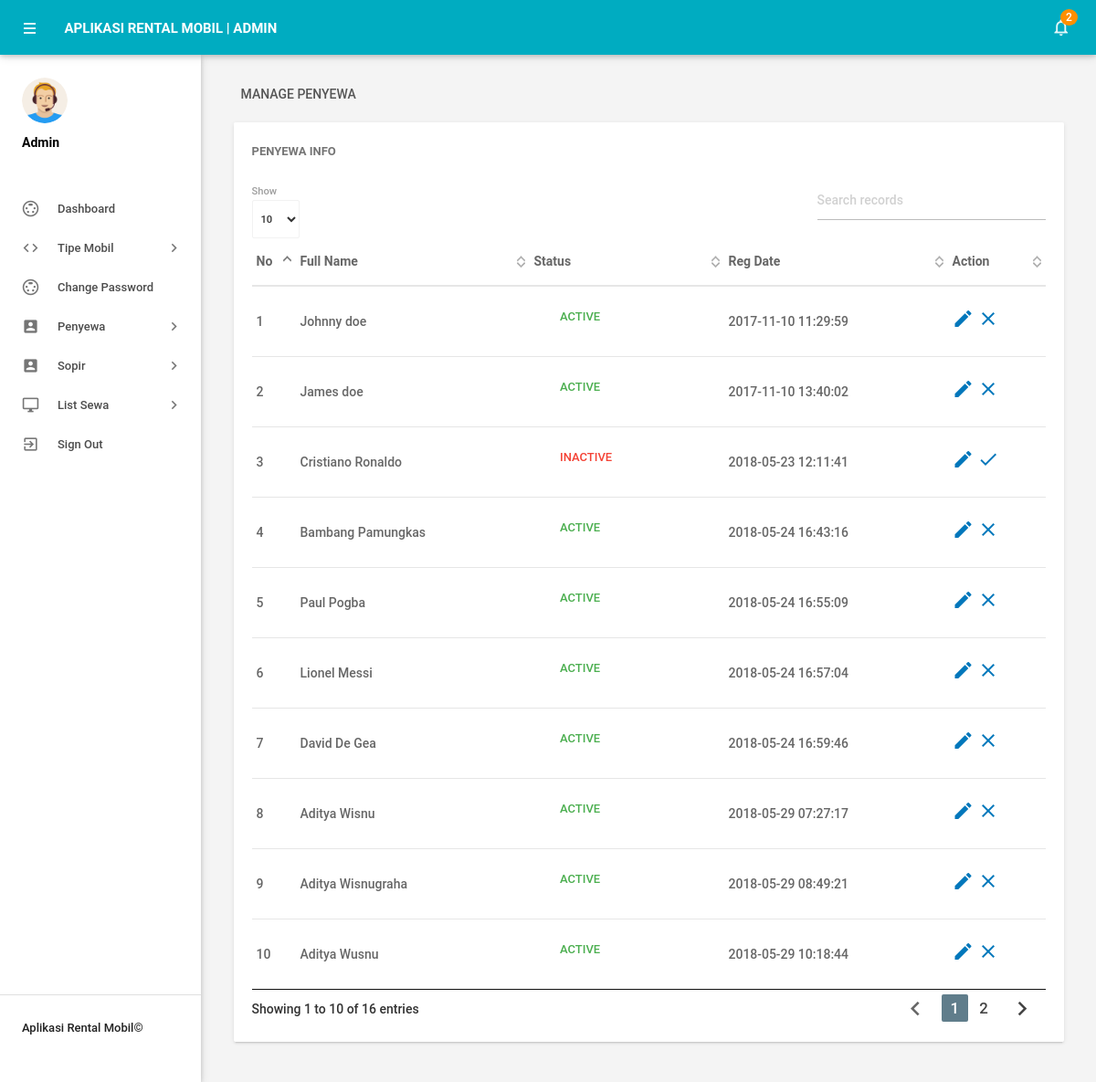
/admin/managepenyewa.php (signed in), run on the app's committed database.
### tables this page shows
CREATE TABLE `tblpenyewa` (
  `id` int(11) NOT NULL,
  `UniqueId` varchar(100) NOT NULL,
  `FirstName` varchar(150) NOT NULL,
  `LastName` varchar(150) NOT NULL,
  `EmailId` varchar(200) NOT NULL,
  `Password` varchar(180) NOT NULL,
  `Gender` varchar(100) NOT NULL,
  `Dob` varchar(100) NOT NULL,
  `Address` varchar(255) NOT NULL,
  `City` varchar(200) NOT NULL,
  `Country` varchar(150) NOT NULL,
  `Phonenumber` char(11) NOT NULL,
  `Status` int(1) NOT NULL,
  `RegDate` timestamp NOT NULL DEFAULT current_timestamp()
);

### admin/managepenyewa.php (the view, shortened to what this page needs)
<?php
include('includes/config.php');
if(strlen($_SESSION['alogin'])==0)
    {
header('location:index.php');
}
else{
 ?>
<!DOCTYPE html>
<html lang="en">
    <head>
        <link type="text/css" rel="stylesheet" href="../assets/plugins/materialize/css/materialize.min.css"/>
        <link href="../assets/plugins/material-preloader/css/materialPreloader.min.css" rel="stylesheet">
        <link href="../assets/plugins/datatables/css/jquery.dataTables.min.css" rel="stylesheet">
        <link href="../assets/css/alpha.min.css" rel="stylesheet" type="text/css"/>
        <link href="../assets/css/custom.css" rel="stylesheet" type="text/css"/>
    </head>
    <body>
       <?php include('includes/header.php');?>
       <?php include('includes/sidebar.php');?>
            <main class="mn-inner">
                <div class="row">
                    <div class="col s12">
                        <div class="page-title">Manage Penyewa</div>
                    </div>
                    <div class="col s12 m12 l12">
                        <div class="card">
                            <div class="card-content">
                                <span class="card-title">Penyewa Info</span>
                                <table id="example" class="display responsive-table ">
                                    <thead>
                                        <tr>
                                            <th>No</th>
                                            <th>Full Name</th>
                                             <th>Status</th>
                                             <th>Reg Date</th>
                                            <th>Action</th>
                                        </tr>
                                    </thead>
                                    <tbody>
<?php $sql = "SELECT FirstName,LastName,Status,RegDate,id from  tblpenyewa";
$query = $dbh -> prepare($sql);
$query->execute();
$results=$query->fetchAll(PDO::FETCH_OBJ);
$cnt=1;
if($query->rowCount() > 0)
{
foreach($results as $result)
{               ?>
                                        <tr>
                                            <td> <?php echo htmlentities($cnt);?></td>
                                            <td><?php echo htmlentities($result->FirstName);?>&nbsp;<?php echo htmlentities($result->LastName);?></td>
                                             <td><?php $stats=$result->Status;
if($stats){
                                             ?>
                                                 <a class="waves-effect waves-green btn-flat m-b-xs">Active</a>
                                                 <?php } else { ?>
                                                 <a class="waves-effect waves-red btn-flat m-b-xs">Inactive</a>
                                                 <?php } ?>
                                             </td>
                                              <td><?php echo htmlentities($result->RegDate);?></td>
                                            <td><a href="editpenyewa.php?empid=<?php echo htmlentities($result->id);?>"><i class="material-icons">mode_edit</i></a>
                                        <?php if($result->Status==1)
 {?>
<a href="managepenyewa.php?inid=<?php echo htmlentities($result->id);?>" onclick="return confirm('Are you sure you want to inactive this Employe?');"" > <i class="material-icons" title="Inactive">clear</i>
<?php } else {?>
                                            <a href="managepenyewa.php?id=<?php echo htmlentities($result->id);?>" onclick="return confirm('Are you sure you want to active this employee?');""><i class="material-icons" title="Active">done</i>
                                            <?php } ?> </td>
                                        </tr>
                                         <?php $cnt++;} }?>
                                    </tbody>
                                </table>
                            </div>
                        </div>
                    </div>
                </div>
            </main>
        </div>
        <div class="left-sidebar-hover"></div>
    </body>
</html>
<?php } ?>

### data on the page
tblpenyewa: FirstName "Johnny", LastName "doe", Status "ACTIVE", RegDate "2017-11-10 11:29:59"
tblpenyewa: FirstName "James", LastName "doe", Status "ACTIVE", RegDate "2017-11-10 13:40:02"
tblpenyewa: FirstName "Cristiano", LastName "Ronaldo", Status "INACTIVE", RegDate "2018-05-23 12:11:41"
tblpenyewa: FirstName "Bambang", LastName "Pamungkas", Status "ACTIVE", RegDate "2018-05-24 16:43:16"
tblpenyewa: FirstName "Paul", LastName "Pogba", Status "ACTIVE", RegDate "2018-05-24 16:55:09"
tblpenyewa: FirstName "Lionel", LastName "Messi", Status "ACTIVE", RegDate "2018-05-24 16:57:04"
tblpenyewa: FirstName "David", LastName "De Gea", Status "ACTIVE", RegDate "2018-05-24 16:59:46"
tblpenyewa: FirstName "Aditya", LastName "Wisnu", Status "ACTIVE", RegDate "2018-05-29 07:27:17"
tblpenyewa: FirstName "Aditya", LastName "Wisnugraha", Status "ACTIVE", RegDate "2018-05-29 08:49:21"
tblpenyewa: FirstName "Aditya", LastName "Wusnu", Status "ACTIVE", RegDate "2018-05-29 10:18:44"

### other printed values
$unreadcount "2"
